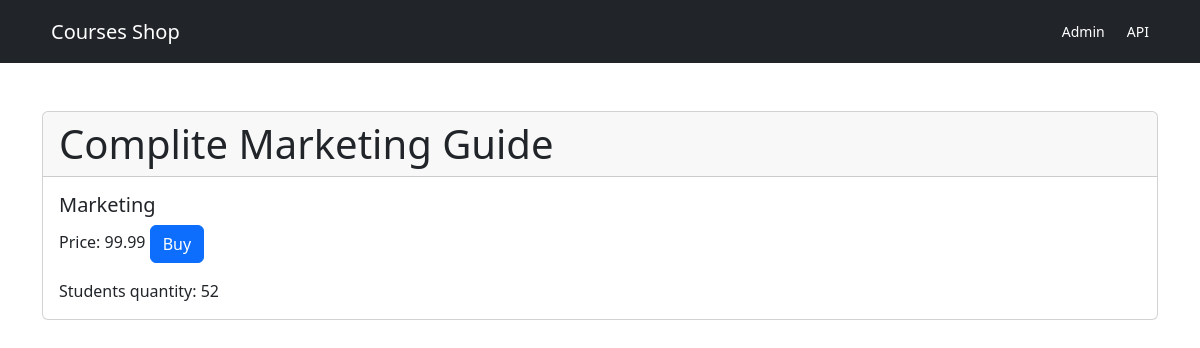
/4, run on the app's committed database.
### shop/models.py (models this page shows, shortened)
class Course(models.Model):
    title = models.CharField(max_length=300)
    price = models.FloatField()
    students_qty = models.IntegerField()
    reviews_qty = models.IntegerField()
    category = models.ForeignKey(Category, on_delete=models.CASCADE)
    created_at = models.DateTimeField(default=timezone.now)

class Category(models.Model):
    title = models.CharField(max_length=255)
    created_at = models.DateTimeField(default=timezone.now)
    def __str__(self):
        return self.title

### shop/views.py (the view)
# urls.py: path('<int:course_id>', views.single_course, name= 'single_course'),
def single_course(request, course_id):
    course = get_object_or_404(Course, pk=course_id)
    return render(request, 'shop/single_course.html', {'course': course})

### shop/context_processors.py (called while the page is built)
def global_buy_url(request):
    return {'buy_url': 'https://media.tenor.com/x8v1oNUOmg4AAAAM/rickroll-roll.gif'}

### templates/shop/single_course.html (shortened to what this page needs)
{% extends 'base.html' %}
{% block content %}
<div class="mt-5 card">
  <h1 class="card-header">
      {{course.title}}
  </h1>
  <div class="card-body">
    <h5 class="card-title">{{course.category}}</h5>
    <p class="card-text">Price: {{course.price}}
    <a href="{{ buy_url }}" class="btn btn-primary btn-buy">Buy</a></p>
      <p1 class="card-text"> Students quantity: {{course.students_qty}}</p1>
  </div>
</div>
{% endblock %}

### data on the page
Course: title "Complite Marketing Guide", category "Marketing", price "99.99", students_qty "52"
